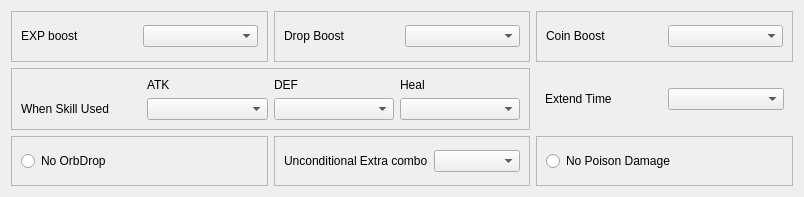
                     <widget class="QWidget" name="scrollAreaWidgetContents_8">
                      <property name="geometry">
                       <rect>
                        <x>0</x>
                        <y>0</y>
                        <width>804</width>
                        <height>197</height>
                       </rect>
                      </property>
                      <layout class="QGridLayout" name="gridLayout_21">
                       <item row="0" column="1">
                        <widget class="QFrame" name="frame_2">
                         <property name="frameShape">
                          <enum>QFrame::StyledPanel</enum>
                         </property>
                         <property name="frameShadow">
                          <enum>QFrame::Raised</enum>
                         </property>
                         <layout class="QGridLayout" name="gridLayout_28">
                          <item row="0" column="0">
                           <widget class="QLabel" name="label_6">
                            <property name="text">
                             <string>Drop Boost</string>
                            </property>
                           </widget>
                          </item>
                          <item row="0" column="1">
                           <widget class="QComboBox" name="comboBox_26"/>
                          </item>
                         </layout>
                        </widget>
                       </item>
                       <item row="0" column="2">
                        <widget class="QFrame" name="frame_4">
                         <property name="frameShape">
                          <enum>QFrame::StyledPanel</enum>
                         </property>
                         <property name="frameShadow">
                          <enum>QFrame::Raised</enum>
                         </property>
                         <layout class="QGridLayout" name="gridLayout_29">
                          <item row="0" column="0">
                           <widget class="QLabel" name="label_23">
                            <property name="text">
                             <string>Coin Boost</string>
                            </property>
                           </widget>
                          </item>
                          <item row="0" column="1">
                           <widget class="QComboBox" name="comboBox_51"/>
                          </item>
                         </layout>
                        </widget>
                       </item>
                       <item row="0" column="0">
                        <widget class="QFrame" name="frame">
                         <property name="frameShape">
                          <enum>QFrame::StyledPanel</enum>
                         </property>
                         <property name="frameShadow">
                          <enum>QFrame::Raised</enum>
                         </property>
                         <layout class="QGridLayout" name="gridLayout_27">
                          <item row="0" column="0">
                           <widget class="QLabel" name="label_2">
                            <property name="text">
                             <string>EXP boost</string>
                            </property>
                           </widget>
                          </item>
                          <item row="0" column="1">
                           <widget class="QComboBox" name="comboBox_25"/>
                          </item>
                         </layout>
                        </widget>
                       </item>
                       <item row="1" column="2">
                        <widget class="QWidget" name="widget" native="true">
                         <layout class="QGridLayout" name="gridLayout_26">
                          <item row="0" column="0">
                           <widget class="QLabel" name="label_31">
                            <property name="text">
                             <string>Extend Time</string>
                            </property>
                           </widget>
                          </item>
                          <item row="0" column="1">
                           <widget class="QComboBox" name="comboBox_58"/>
                          </item>
                         </layout>
                        </widget>
                       </item>
                       <item row="2" column="0">
                        <widget class="QFrame" name="frame_5">
                         <property name="frameShape">
                          <enum>QFrame::StyledPanel</enum>
                         </property>
                         <property name="frameShadow">
                          <enum>QFrame::Raised</enum>
                         </property>
                         <layout class="QGridLayout" name="gridLayout_23">
                          <item row="0" column="0">
                           <widget class="QRadioButton" name="radioButton_2">
                            <property name="text">
                             <string>No OrbDrop</string>
                            </property>
                           </widget>
                          </item>
                         </layout>
                        </widget>
                       </item>
                       <item row="2" column="1">
                        <widget class="QFrame" name="frame_6">
                         <property name="frameShape">
                          <enum>QFrame::StyledPanel</enum>
                         </property>
                         <property name="frameShadow">
                          <enum>QFrame::Raised</enum>
                         </property>
                         <layout class="QGridLayout" name="gridLayout_24">
                          <item row="0" column="0">
                           <widget class="QLabel" name="label_32">
                            <property name="text">
                             <string>Unconditional Extra combo</string>
                            </property>
                           </widget>
                          </item>
                          <item row="0" column="1">
                           <widget class="QComboBox" name="comboBox_59"/>
                          </item>
                         </layout>
                        </widget>
                       </item>
                       <item row="2" column="2">
                        <widget class="QFrame" name="frame_7">
                         <property name="frameShape">
                          <enum>QFrame::StyledPanel</enum>
                         </property>
                         <property name="frameShadow">
                          <enum>QFrame::Raised</enum>
                         </property>
                         <layout class="QGridLayout" name="gridLayout_25">
                          <item row="0" column="0">
                           <widget class="QRadioButton" name="radioButton_3">
                            <property name="text">
                             <string>No Poison Damage</string>
                            </property>
                           </widget>
                          </item>
                         </layout>
                        </widget>
                       </item>
                       <item row="1" column="0" colspan="2">
                        <widget class="QFrame" name="frame_3">
                         <property name="frameShape">
                          <enum>QFrame::StyledPanel</enum>
                         </property>
                         <property name="frameShadow">
                          <enum>QFrame::Raised</enum>
                         </property>
                         <layout class="QGridLayout" name="gridLayout_22">
                          <item row="0" column="2">
                           <widget class="QLabel" name="label_25">
                            <property name="text">
                             <string>DEF</string>
                            </property>
                           </widget>
                          </item>
                          <item row="1" column="0">
                           <widget class="QLabel" name="label_18">
                            <property name="text">
                             <string>When Skill Used</string>
                            </property>
                           </widget>
                          </item>
                          <item row="1" column="1">
                           <widget class="QComboBox" name="comboBox_9"/>
                          </item>
                          <item row="0" column="1">
                           <widget class="QLabel" name="label_24">
                            <property name="text">
                             <string>ATK</string>
                            </property>
                           </widget>
                          </item>
                          <item row="1" column="2">
                           <widget class="QComboBox" name="comboBox_52"/>
                          </item>
                          <item row="1" column="3">
                           <widget class="QComboBox" name="comboBox_53"/>
                          </item>
                          <item row="0" column="3">
                           <widget class="QLabel" name="label_26">
                            <property name="text">
                             <string>Heal</string>
                            </property>
                           </widget>
                          </item>
                         </layout>
                        </widget>
                       </item>
                      </layout>
                     </widget>
